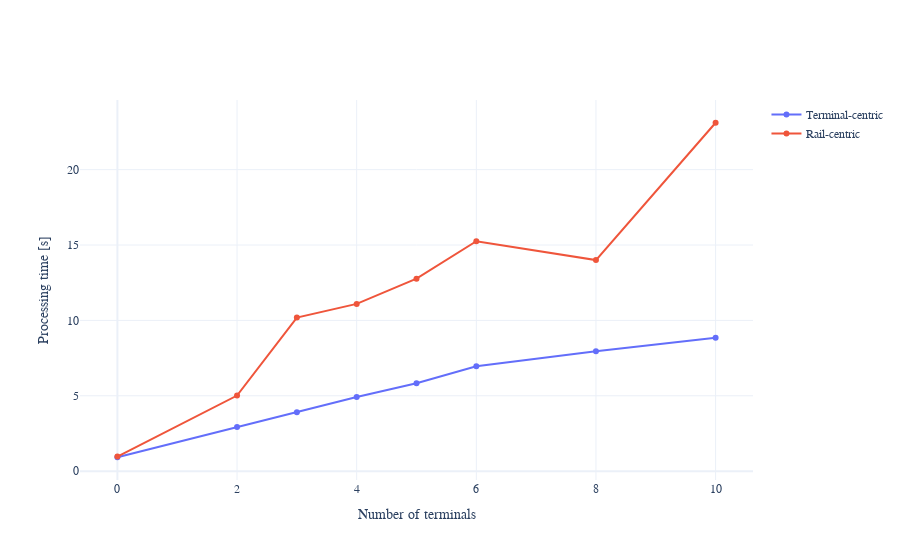

Source (notebook cell):
### Code cell
fig = go.Figure()
fig.add_trace(go.Scatter(y = df_dict_process_time["100"], x = df_dict_process_time.index, name = f"Terminal-centric"))
fig.add_trace(go.Scatter(y = df_dict_process_time_drop["100"], x = df_dict_process_time_drop.index, name = f"Rail-centric"))
fig.update_xaxes(title = "Number of terminals")
fig.update_yaxes(title = "Processing time [s]")
fig.show()

### Figure 1 — Plotly figure (JSON) as saved in the notebook; plotly's stock layout.template omitted (floating-point values rounded to 4 significant figures)
{"data": [{"name": "Terminal-centric", "type": "scatter", "x": [0, 2, 3, 4, 5, 6, 8, 10], "y": [0.9219, 2.922, 3.906, 4.922, 5.828, 6.953, 7.953, 8.844]}, {"name": "Rail-centric", "type": "scatter", "x": [0, 2, 3, 4, 5, 6, 8, 10], "y": [0.9688, 5.016, 10.19, 11.09, 12.77, 15.25, 14, 23.11]}], "layout": {"xaxis": {"title": {"text": "Number of terminals"}}, "yaxis": {"title": {"text": "Processing time [s]"}}}}
